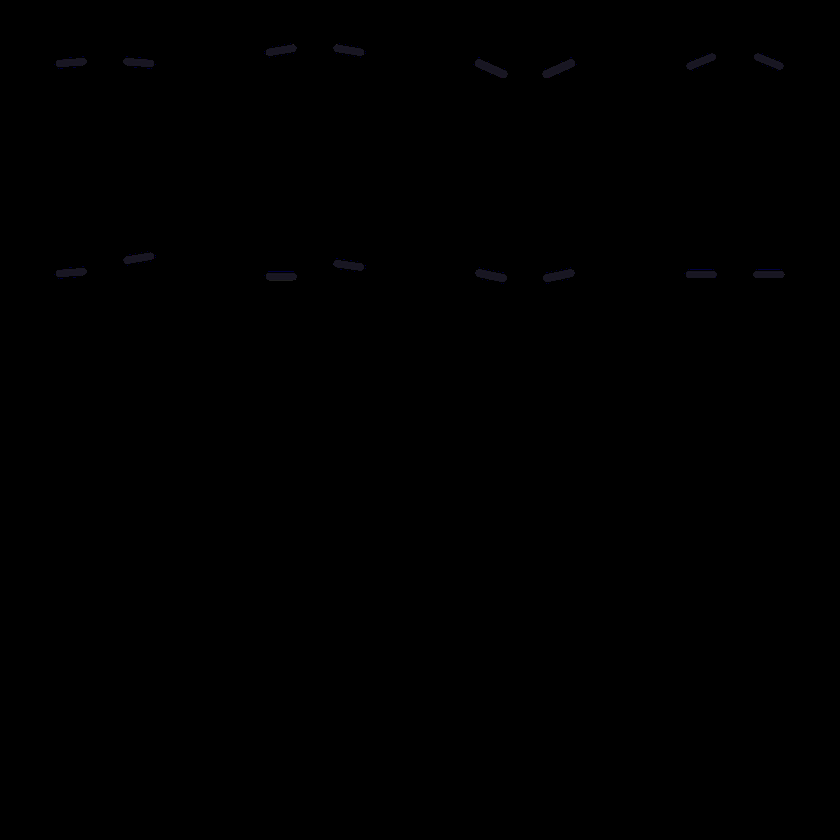
#> input picture short-factory/assets/blocky/brows.png, 840 x 840 px, shrunk from 4096 x 4096 before the run
$ python -i wb_trace.py   (imports and definitions only)
#> lines starting #> are read from the running program, lines starting #| are printed output that depends on the picture; after the words box and inside, x2 and y2 are one past the last pixel; in counts of white or black regions, pixels touching at a corner belong together
"""Whiteboard tracer: turn a black-marker line drawing into ordered centre-line pen strokes.

  py -3.13 tools/wb_trace.py <drawing.png> <out_clean.png> <out.strokes.json> <check.png>

Steps: flatten the paper to pure white, binarize, drop specks, Zhang-Suen thinning (numpy), remove staircase pixels,
walk the skeleton graph into edges, prune short spurs, join edges straight through junctions, join strokes whose
ends nearly touch, drop bits under 12 px, smooth + Ramer-Douglas-Peucker (1.2 px), order like a person draws
(outer silhouette first, then long inner lines, then small details; each group chained nearest-next from top-left).
The stroke width is the median measured line thickness; "widths" (extra, optional) is each stroke's own measured
thickness. Check image: original | all strokes at strokeWidth | drawing order (blue first -> red last) | own widths.
"""
import json
import math
import sys

import cv2
import numpy as np

MIN_LEN = 12.0
RDP_EPS = 1.2


# ---------- image clean-up ----------
def clean_drawing(path):
#> called with path = '../../../../assets/blocky/brows.png'
    img = cv2.imread(path, cv2.IMREAD_GRAYSCALE).astype(np.float32)
#> img: shape (840, 840) float32; min 0, max 42, mean 0.1
    # paper brightness estimate (lines are thin, so a big closing removes them)
    bg = cv2.morphologyEx(img, cv2.MORPH_CLOSE, cv2.getStructuringElement(cv2.MORPH_ELLIPSE, (41, 41)))
    bg = cv2.GaussianBlur(bg, (0, 0), 15)
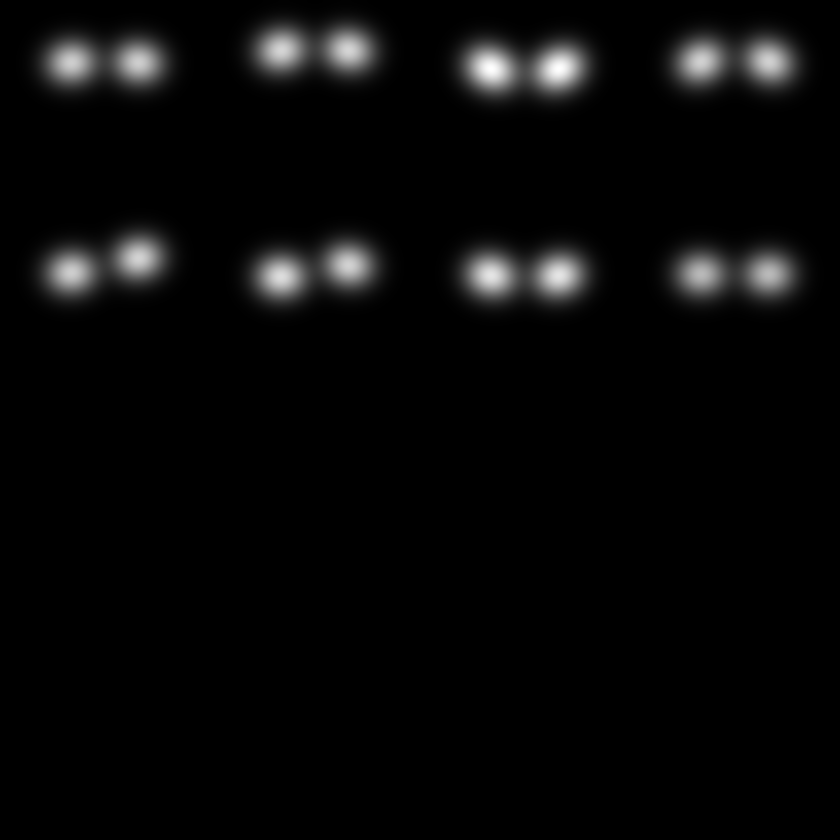
#> bg: shape (840, 840) float32; min 0, max 4.5, mean 0.144; drawn with min black and max white
    norm = np.clip(img / np.maximum(bg, 1) * 255.0, 0, 255)
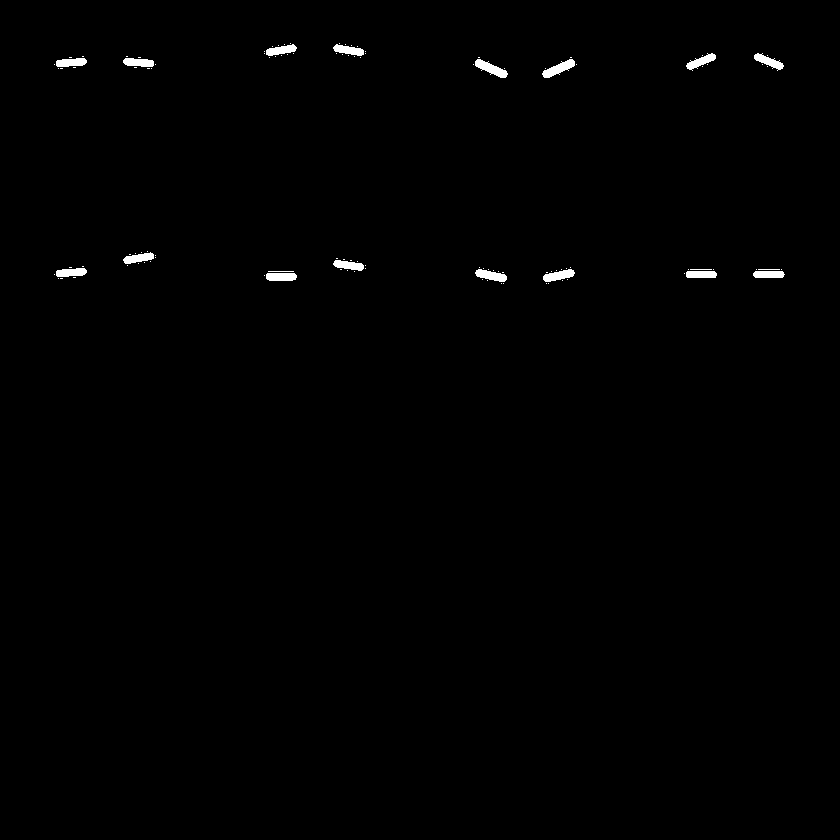
#> norm: shape (840, 840) float32; 0.56% white; 116 white regions (97 under 20 px), largest, box (x1, y1, x2, y2) and area: (475, 59, 508, 78) 288, (542, 59, 575, 78) 288, (475, 269, 507, 282) 251
    # soft levels: <=95 black, >=175 white (keeps anti-aliasing, kills paper tint and light colour tints)
    soft = np.clip((norm - 95.0) / (175.0 - 95.0), 0, 1)
    ink = (cv2.GaussianBlur(norm, (0, 0), 1.0) < 140).astype(np.uint8)
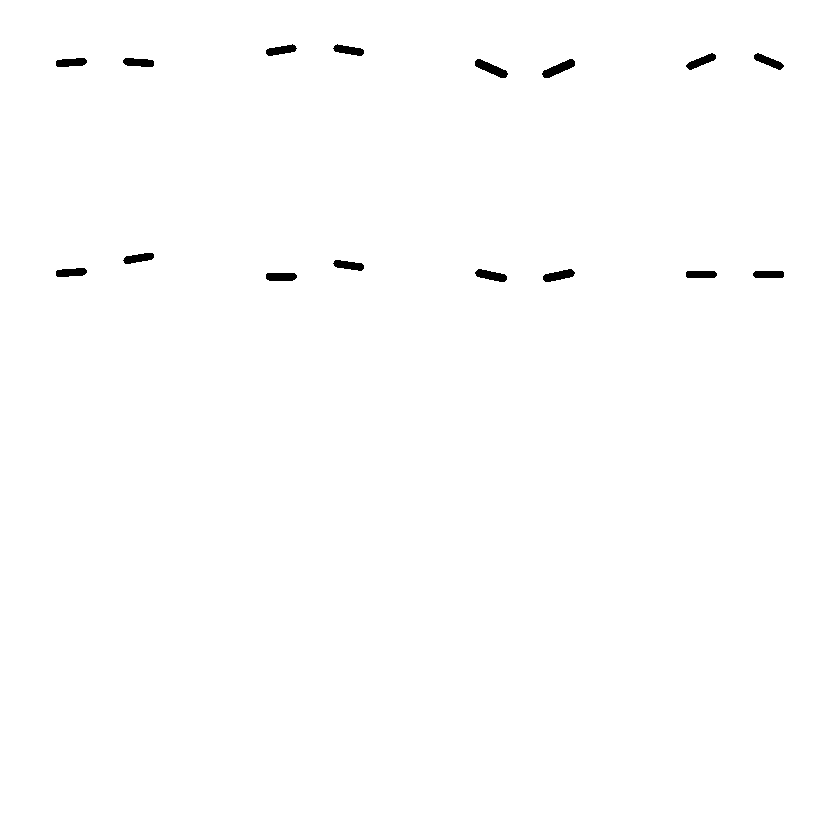
#> ink: shape (840, 840); values 0 (black) and 1 (white), 99.5% white; 16 black regions, largest, box (x1, y1, x2, y2) and area: (475, 59, 508, 78) 285, (542, 59, 575, 78) 285, (475, 269, 507, 282) 250
    # drop specks (crumb dots, paper noise)
    n, lab, stats, _ = cv2.connectedComponentsWithStats(ink, connectivity=8)
#> n = 2; stats = [[56, 44, 728, 238, 3725], [0, 0, 840, 840, 701875]]
    keep = np.zeros(n, bool)
#> keep = [False, False]
    for i in range(1, n):
        x, y, w, h, a = stats[i]
        keep[i] = a >= 120 and max(w, h) >= 16
#> this loop made 1 pass
#> after the loop, keep = [False, True]
    ink = keep[lab].astype(np.uint8)
    # fill pin-holes inside the ink
    inv = (1 - ink).astype(np.uint8)
    n2, lab2, st2, _ = cv2.connectedComponentsWithStats(inv, connectivity=4)
#> lab2: shape (840, 840) int32; 17 distinct labels, from 0 to 16
#> n2 = 17; st2 = 17 rows, first 6: [0, 0, 840, 840, 701875], [266, 44, 31, 12, 222], [333, 44, 31, 12, 222], [686, 53, 30, 17, 224], [754, 53, 30, 17, 224], [56, 58, 31, 9, 223]
    for i in range(1, n2):
        if st2[i][4] < 30:
            ink[lab2 == i] = 1
    # clean picture = soft levels, but specks removed (white where no kept ink nearby)
    near = cv2.dilate(ink, np.ones((5, 5), np.uint8))
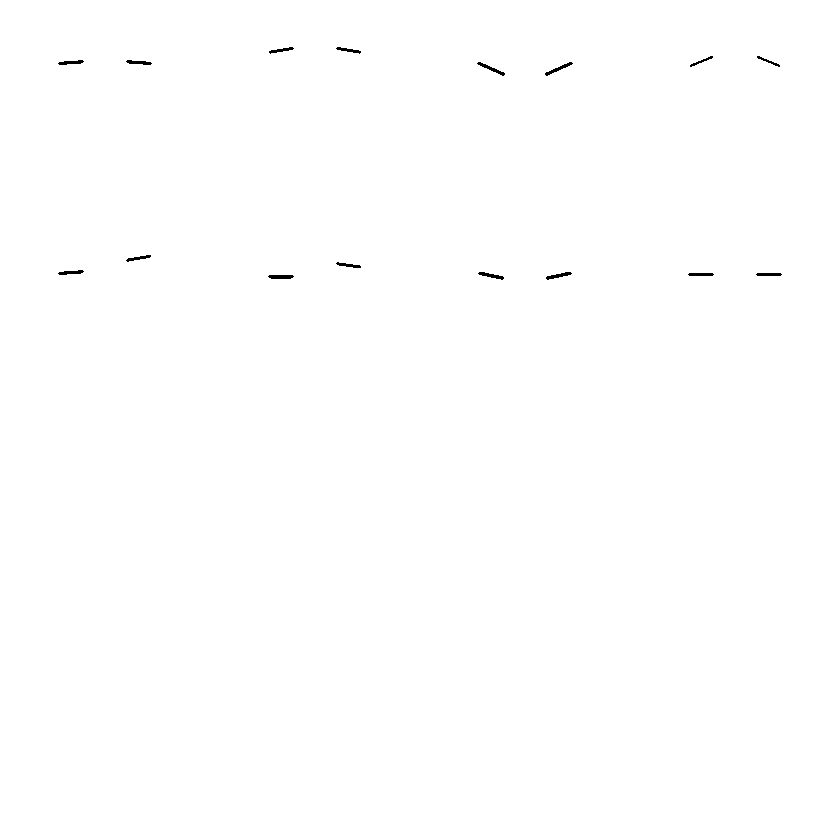
#> near: shape (840, 840); values 0 (black) and 1 (white), 99.8% white; 16 black regions, largest, box (x1, y1, x2, y2) and area: (477, 62, 505, 76) 95, (545, 62, 573, 76) 95, (268, 275, 294, 279) 94
    soft = np.where(near > 0, soft, 1.0)
    clean = (soft * 255).astype(np.uint8)
    return clean, ink


# ---------- thinning ----------
# [25 lines left out: function zhang_suen, not called in this run]


OFFS = [(-1, 0), (-1, 1), (0, 1), (1, 1), (1, 0), (1, -1), (0, -1), (-1, -1)]  # N NE E SE S SW W NW


# [103 lines left out: functions remove_staircase, skeleton_edges, not called in this run]


def plen(pts):
    a = np.asarray(pts)
    return float(np.sqrt((np.diff(a, axis=0) ** 2).sum(1)).sum()) if len(a) > 1 else 0.0


# [277 lines left out: functions end_dir, prune_spurs, merge_at_nodes, join_close_ends, smooth, rdp and 2 more, not called in this run]


# [2 lines not run here, left out]

>>> result = clean_drawing('../../../../assets/blocky/brows.png')

$ run again, on short-factory/assets/blocky/mouths.png
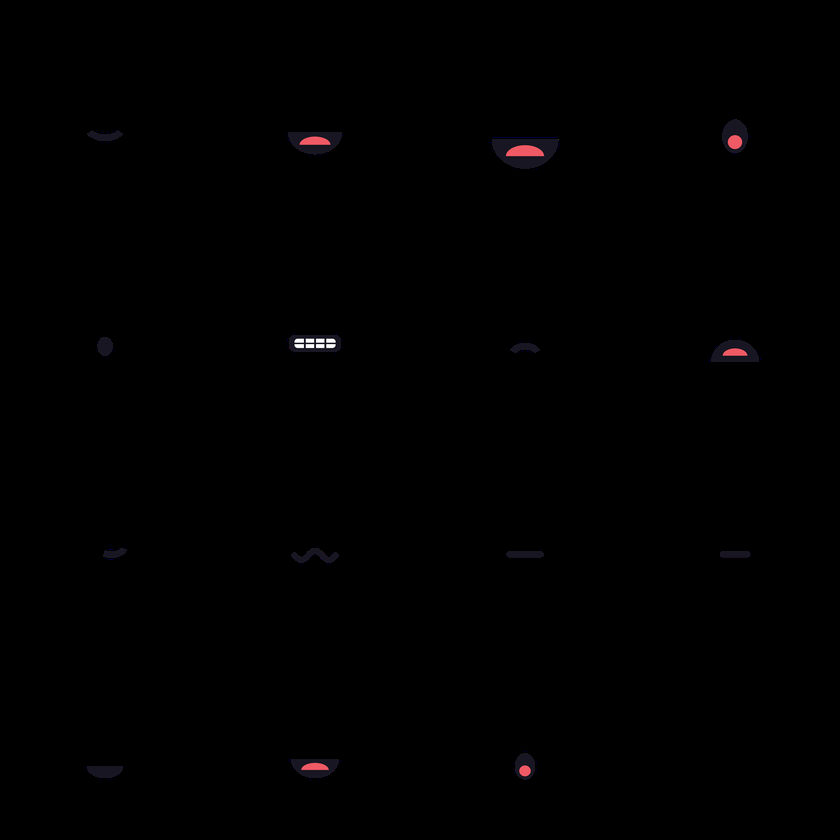
#> input picture short-factory/assets/blocky/mouths.png, 840 x 840 px, shrunk from 4096 x 4096 before the run
#> in clean_drawing, `n, lab, stats, _ = cv2.connectedComponentsWithStats(ink, connectivity=8)`:
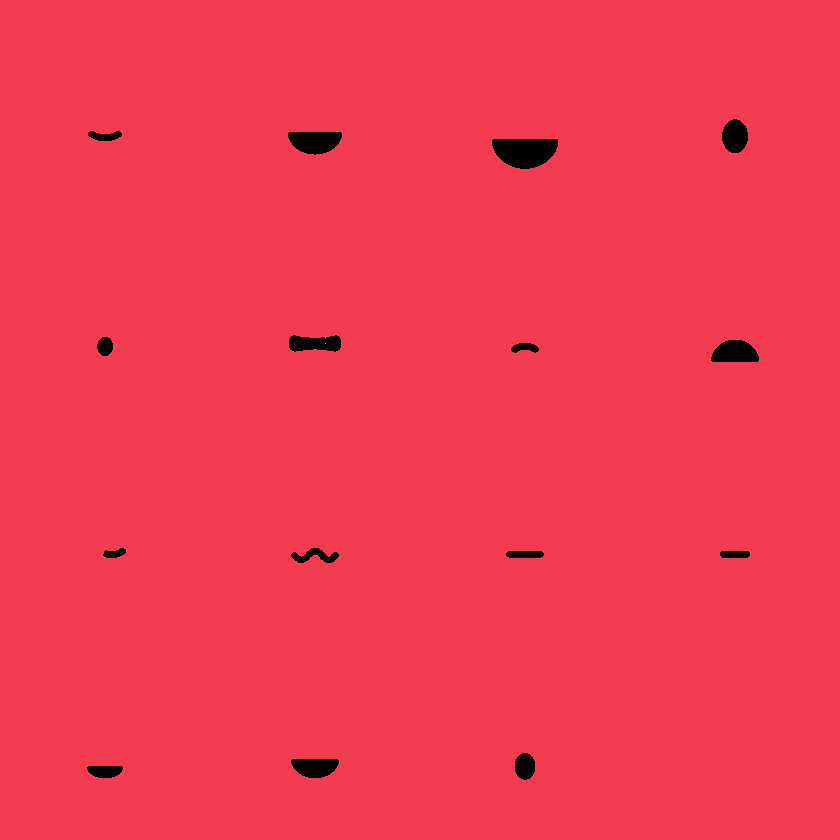
#> lab: shape (840, 840) int32; 3 distinct labels, from 0 to 2; one colour per label, 0 black
#> n = 3; stats = [[87, 119, 672, 661, 7924], [0, 0, 840, 840, 697675], [325, 343, 1, 1, 1]]
#> the loop in clean_drawing, `for i in range(1, n):` made 2 passes
#> after the loop in clean_drawing, `for i in range(1, n):`: keep = [False, True, False]
#> inv: shape (840, 840); values 0 (black) and 1 (white), 1.1% white; 15 white regions, largest, box (x1, y1, x2, y2) and area: (492, 139, 558, 169) 1565, (288, 132, 342, 155) 965, (711, 340, 759, 362) 845
#> lab2: shape (840, 840) int32; 16 distinct labels, from 0 to 15
#> n2 = 16; st2 = 16 rows, first 6: [0, 0, 840, 840, 697675], [722, 119, 26, 34, 689], [88, 131, 34, 10, 231], [288, 132, 54, 23, 965], [492, 139, 66, 30, 1565], [289, 335, 52, 17, 700]
#> in clean_drawing, `near = cv2.dilate(ink, np.ones((5, 5), np.uint8))`:
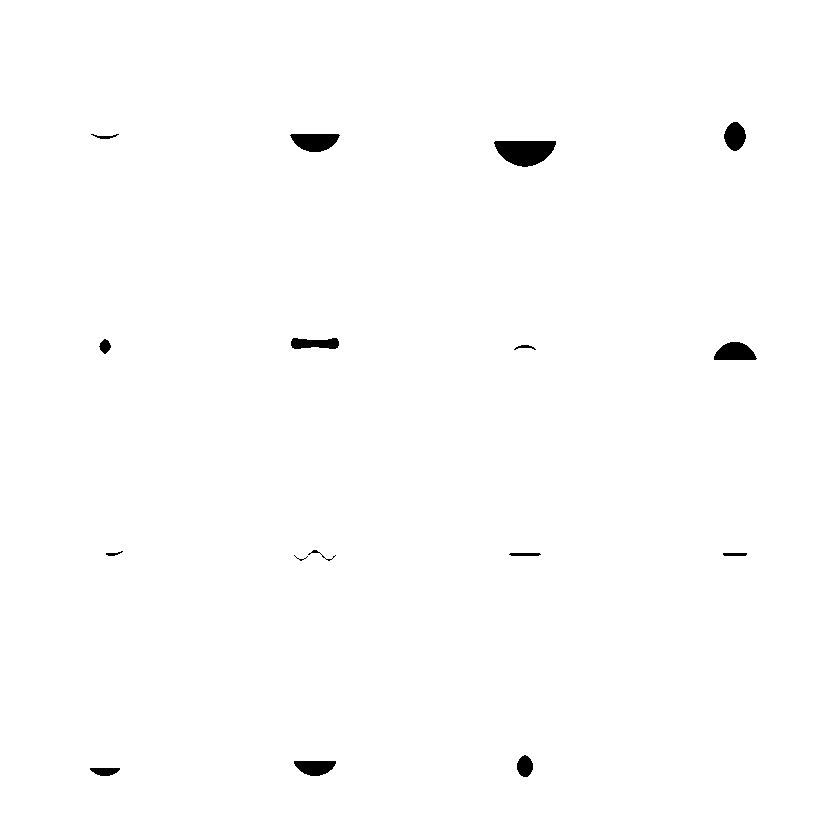
#> near: shape (840, 840); values 0 (black) and 1 (white), 99.3% white; 16 black regions (1 under 20 px), largest, box (x1, y1, x2, y2) and area: (494, 141, 556, 167) 1197, (290, 134, 340, 152) 675, (714, 342, 757, 360) 581
